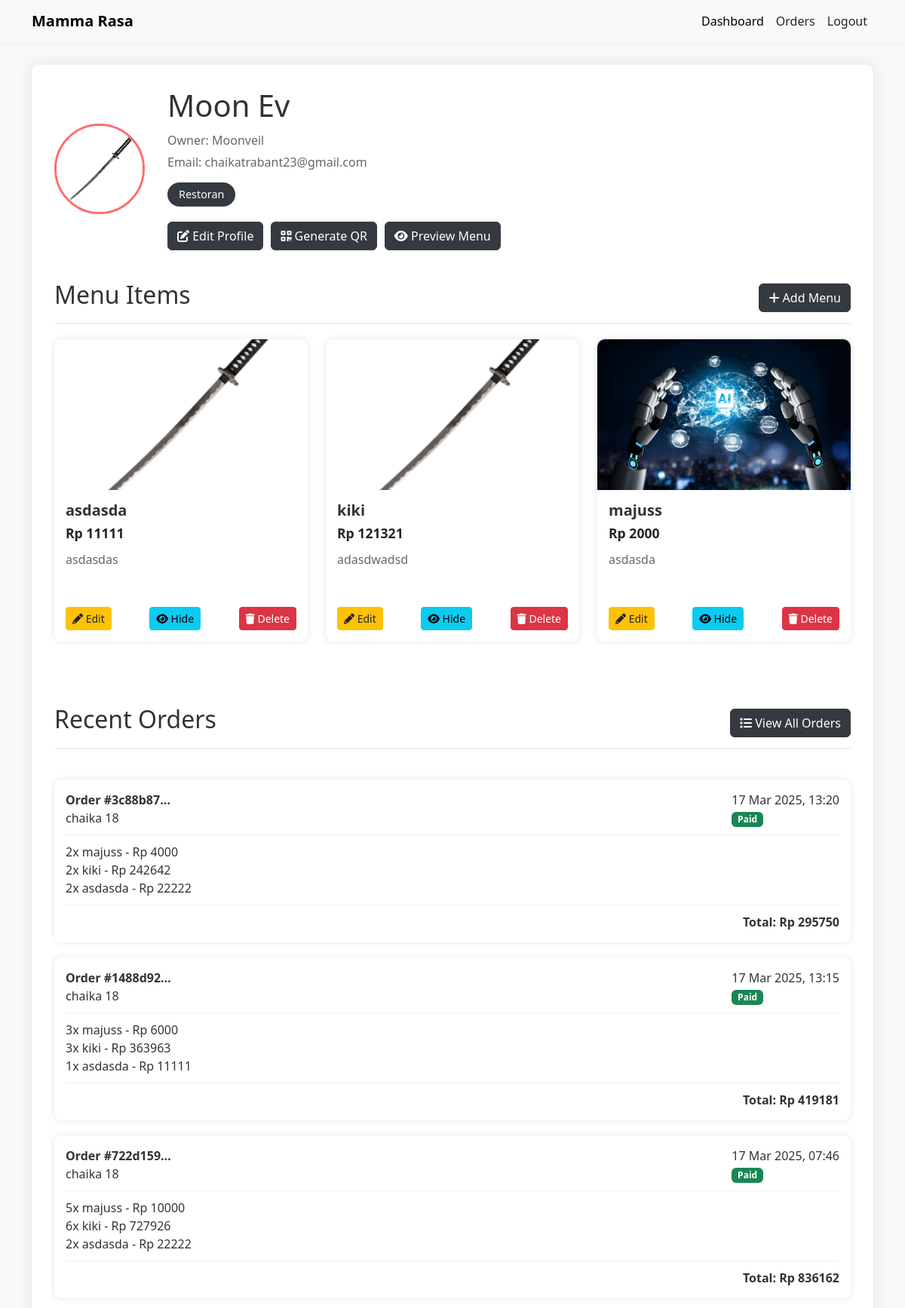
The page /restoran/ (signed in) on the database its author committed.
### restoran/models.py (models this page shows, shortened)
class Restoran(models.Model):
    id = models.UUIDField(primary_key=True, default=uuid.uuid4, editable=False)
    user = models.OneToOneField(User, on_delete=models.CASCADE, related_name='restoran')
    nama_restoran = models.CharField(max_length=255)
    gambar_restoran = models.ImageField(upload_to='restoran_images/', null=True, blank=True)
    qrcode = models.ImageField(upload_to='qrcode_images/', null=True, blank=True)
    created_at = models.DateTimeField(auto_now_add=True)
    updated_at = models.DateTimeField(auto_now=True)

class Menu(models.Model):
    id = models.UUIDField(primary_key=True, default=uuid.uuid4, editable=False)
    restoran = models.ForeignKey(Restoran, on_delete=models.CASCADE, related_name='menus')
    nama_menu = models.CharField(max_length=255)
    foto_makanan = models.ImageField(upload_to='menu_images/', null=True, blank=True)
    harga_makanan = models.IntegerField()
    keterangan_makanan = models.TextField()
    is_visible = models.BooleanField(default=True)
    created_at = models.DateTimeField(auto_now_add=True)
    updated_at = models.DateTimeField(auto_now=True)

### main/models.py (models this page shows, shortened)
class User(AbstractBaseUser, PermissionsMixin):
    ROLE_CHOICES = (
        ('buyer', 'Buyer'),
        ('restoran', 'Restoran'),
    )
    id = models.UUIDField(primary_key=True, default=uuid.uuid4, editable=False)
    email = models.EmailField(unique=True)
    name = models.CharField(max_length=255)
    profile_image = models.ImageField(upload_to='profile_images/', null=True, blank=True)
    role = models.CharField(max_length=10, choices=ROLE_CHOICES, null=True, blank=True)
    is_active = models.BooleanField(default=True)
    is_staff = models.BooleanField(default=False)
    date_joined = models.DateTimeField(default=timezone.now)
    objects = UserManager()
    USERNAME_FIELD = 'email'
    REQUIRED_FIELDS = ['name']

### buyer/models.py (models this page shows, shortened)
class Order(models.Model):
    STATUS_CHOICES = (
        (False, 'Not Paid'),
        (True, 'Paid'),
    )
    id = models.UUIDField(primary_key=True, default=uuid.uuid4, editable=False)
    buyer = models.ForeignKey(Buyer, on_delete=models.CASCADE, related_name='orders')
    restoran = models.ForeignKey(Restoran, on_delete=models.CASCADE, related_name='orders')
    status = models.BooleanField(choices=STATUS_CHOICES, default=False)
    review = models.TextField(blank=True, null=True)
    order_date = models.DateTimeField(auto_now_add=True)
    name = models.CharField(max_length=100, blank=True, null=True)
    phone = models.CharField(max_length=20, blank=True, null=True)
    address = models.TextField(blank=True, null=True)
    notes = models.TextField(blank=True, null=True)
    payment_method = models.CharField(max_length=20, choices=[
        ('cash', 'Cash'),
        ('transfer', 'Transfer'),
        ('ewallet', 'E-Wallet'),
    ], default='cash')
    @property
    def subtotal(self):
        return sum(item.menu.harga_makanan * item.quantity for item in self.items.all())
    @property
    def service_fee(self):
        return int(self.subtotal * 0.1)  # 10% service fee
    @property
    def total_price(self):
        return self.subtotal + self.service_fee

class Buyer(models.Model):
    id = models.UUIDField(primary_key=True, default=uuid.uuid4, editable=False)
    user = models.OneToOneField(User, on_delete=models.CASCADE, related_name='buyer')
    visited_restaurants = models.ManyToManyField(Restoran, related_name='visitors', blank=True)
    created_at = models.DateTimeField(auto_now_add=True)
    updated_at = models.DateTimeField(auto_now=True)

class OrderItem(models.Model):
    id = models.UUIDField(primary_key=True, default=uuid.uuid4, editable=False)
    order = models.ForeignKey(Order, on_delete=models.CASCADE, related_name='items')
    menu = models.ForeignKey(Menu, on_delete=models.CASCADE)
    quantity = models.PositiveIntegerField(default=1)
    @property
    def subtotal(self):
        return self.menu.harga_makanan * self.quantity

### restoran/views.py (the view)
# urls.py: path('', views.restoran_page, name='restoran_page'),
@login_required
def restoran_page(request):
    if request.user.role != 'restoran':
        if request.user.role == 'buyer':
            return redirect('buyer_page')
        else:
            return redirect('role_selection')
    restoran, created = Restoran.objects.get_or_create(
        user=request.user,
        defaults={
            'nama_restoran': request.user.name,
        }
    )
    if created and request.user.profile_image:
        restoran.gambar_restoran = request.user.profile_image
        restoran.save()
    menus = Menu.objects.filter(restoran=restoran).order_by('-created_at')
    orders = Order.objects.filter(restoran=restoran, status=True).order_by('-order_date')[:5]
    context = {
        'user': request.user,
        'restoran': restoran,
        'menus': menus,
        'orders': orders,
    }
    return render(request, 'restoran/restoran_page.html', context)

### restoran/templates/restoran/restoran_page.html (shortened to what this page needs)
<!DOCTYPE html>
<html lang="en">
<head>
    <link href="https://cdn.jsdelivr.net/npm/bootstrap@5.3.0-alpha1/dist/css/bootstrap.min.css" rel="stylesheet">
    <link rel="stylesheet" href="https://cdnjs.cloudflare.com/ajax/libs/font-awesome/6.0.0/css/all.min.css">
</head>
<body>
    <nav class="navbar navbar-expand-lg">
        <div class="container">
            <a class="navbar-brand" href="#">Mamma Rasa</a>
            <div class="collapse navbar-collapse" id="navbarNav">
                <ul class="navbar-nav ms-auto">
                    <li class="nav-item">
                        <a class="nav-link active" href="{% url 'restoran_page' %}">Dashboard</a>
                    </li>
                    <li class="nav-item">
                        <a class="nav-link" href="{% url 'view_orders' %}">Orders</a>
                    </li>
                    <li class="nav-item">
                        <a class="nav-link" href="{% url 'logout' %}">Logout</a>
                    </li>
                </ul>
            </div>
        </div>
    </nav>
    <div class="container">
        <div class="profile-container">
            <div class="profile-header">
                {% if restoran.gambar_restoran %}
                    <img src="{{ restoran.gambar_restoran.url }}" alt="{{ restoran.nama_restoran }}" class="profile-image">
                {% elif user.profile_image %}
                    <img src="{{ user.profile_image.url }}" alt="{{ user.name }}" class="profile-image">
                {% else %}
                    <img src="https://via.placeholder.com/120" alt="{{ restoran.nama_restoran }}" class="profile-image">
                {% endif %}
                <div class="profile-info">
                    <h1>{{ restoran.nama_restoran }}</h1>
                    <p>Owner: {{ user.name }}</p>
                    <p>Email: {{ user.email }}</p>
                    <span class="profile-role">{{ user.get_role_display }}</span>
                    <div class="action-buttons">
                        <a href="{% url 'edit_restoran_profile' %}" class="btn btn-primary">
                            <i class="fas fa-edit"></i> Edit Profile
                        </a>
                        <a href="{% url 'generate_qr' %}" class="btn btn-primary">
                            <i class="fas fa-qrcode"></i> Generate QR
                        </a>
                        <a href="{% url 'menu_view' restoran.id %}" class="btn btn-primary" target="_blank">
                            <i class="fas fa-eye"></i> Preview Menu
                        </a>
                    </div>
                </div>
            </div>
            <div class="section-title">
                <h2>Menu Items</h2>
                <a href="{% url 'add_menu' %}" class="btn btn-primary">
                    <i class="fas fa-plus"></i> Add Menu
                </a>
            </div>
            <div class="row">
                {% if menus %}
                    {% for menu in menus %}
                        <div class="col-md-4 mb-4">
                            <div class="menu-card">
                                {% if menu.foto_makanan %}
                                    <img src="{{ menu.foto_makanan.url }}" alt="{{ menu.nama_menu }}" class="menu-image">
                                {% else %}
                                    <img src="https://via.placeholder.com/300x200?text=No+Image" alt="{{ menu.nama_menu }}" class="menu-image">
                                {% endif %}
                                <div class="menu-info">
                                    <h5 class="menu-title">{{ menu.nama_menu }}</h5>
                                    <div class="menu-price">Rp {{ menu.harga_makanan }}</div>
                                    <div class="menu-description">{{ menu.keterangan_makanan }}</div>
                                    <div class="menu-actions">
                                        <a href="{% url 'edit_menu' menu.id %}" class="btn btn-warning btn-sm">
                                            <i class="fas fa-pencil-alt"></i> Edit
                                        </a>
                                        <a href="{% url 'toggle_menu_visibility' menu.id %}" class="btn btn-info btn-sm toggle-visibility" data-menu-id="{{ menu.id }}" data-visible="{{ menu.is_visible|lower }}">
                                            <i class="fas {% if menu.is_visible %}fa-eye{% else %}fa-eye-slash{% endif %}"></i> {% if menu.is_visible %}Hide{% else %}Show{% endif %}
                                        </a>
                                        <a href="{% url 'delete_menu' menu.id %}" class="btn btn-danger btn-sm">
                                            <i class="fas fa-trash"></i> Delete
                                        </a>
                                    </div>
                                </div>
                            </div>
                        </div>
                    {% endfor %}
                {% else %}
                    <div class="col-12">
                        <div class="alert alert-info">
                            You don't have any menu items yet. Click the "Add Menu" button to create your first menu item.
                        </div>
                    </div>
                {% endif %}
            </div>
            <div class="section-title">
                <h2>Recent Orders</h2>
                <a href="{% url 'view_orders' %}" class="btn btn-primary">
                    <i class="fas fa-list"></i> View All Orders
                </a>
            </div>
            <div class="orders-section">
                {% if orders %}
                    {% for order in orders %}
                        <div class="order-card">
                            <div class="order-header">
                                <div>
                                    <strong>Order #{{ order.id|truncatechars:8 }}</strong>
                                    <div>{{ order.buyer.user.name }}</div>
                                </div>
                                <div>
                                    <div>{{ order.order_date|date:"d M Y, H:i" }}</div>
                                    <div class="badge bg-success">Paid</div>
                                </div>
                            </div>
                            <div class="order-items">
                                {% for item in order.items.all %}
                                    <div>{{ item.quantity }}x {{ item.menu.nama_menu }} - Rp {{ item.subtotal }}</div>
                                {% endfor %}
                            </div>
                            <div class="order-total">
                                Total: Rp {{ order.total_price }}
                            </div>
                        </div>
                    {% endfor %}
                {% else %}
                    <div class="alert alert-info">
                        You don't have any orders yet.
                    </div>
                {% endif %}
            </div>
        </div>
    </div>
</body>
</html>

### restoran/templates/restoran/restoran_page.html (style rules this page uses)
body { font-family: 'Segoe UI', Tahoma, Geneva, Verdana, sans-serif; background-color: #f8f9fa; color: #333; }
.navbar { background-color: #f8f9fa; box-shadow: 0 2px 10px rgba(0, 0, 0, 0.05); }
.navbar-brand { color: #000; font-weight: bold; }
.navbar-nav .nav-link { color: #212529; }
.profile-container { max-width: 1200px; margin: 30px auto; padding: 30px; background-color: #fff; border-radius: 10px; box-shadow: 0 0 20px rgba(0, 0, 0, 0.1); }
.profile-header { display: flex; align-items: center; margin-bottom: 30px; }
.profile-image { width: 120px; height: 120px; border-radius: 50%; object-fit: cover; margin-right: 30px; border: 3px solid #ff6b6b; }
.profile-info h1 { color: #333; margin-bottom: 10px; }
.profile-info p { color: #666; margin-bottom: 5px; }
.profile-role { display: inline-block; background-color: #343a40; color: #fff; padding: 5px 15px; border-radius: 20px; font-size: 0.9rem; margin-top: 10px; }
.action-buttons { display: flex; gap: 10px; margin-top: 20px; }
.btn-primary { background-color: #343a40; border-color: #343a40; }
.btn-warning { background-color: #ffc107; border-color: #ffc107; color: #212529; }
.btn-danger { background-color: #dc3545; border-color: #dc3545; }
.section-title { margin-top: 40px; margin-bottom: 20px; border-bottom: 2px solid #f1f1f1; padding-bottom: 10px; display: flex; justify-content: space-between; align-items: center; }
.menu-card { border-radius: 10px; overflow: hidden; box-shadow: 0 0 10px rgba(0, 0, 0, 0.1); margin-bottom: 20px; transition: transform 0.3s; }
.menu-image { height: 200px; object-fit: cover; width: 100%; }
.menu-info { padding: 15px; }
.menu-title { font-weight: 600; margin-bottom: 5px; }
.menu-price { color: #212529; font-weight: 600; font-size: 1.1rem; margin-bottom: 10px; }
.menu-description { color: #666; margin-bottom: 15px; height: 60px; overflow: hidden; }
.menu-actions { display: flex; justify-content: space-between; }
.orders-section { margin-top: 40px; }
.order-card { border-radius: 10px; overflow: hidden; box-shadow: 0 0 10px rgba(0, 0, 0, 0.1); margin-bottom: 20px; padding: 15px; }
.order-header { display: flex; justify-content: space-between; margin-bottom: 10px; padding-bottom: 10px; border-bottom: 1px solid #eee; }
.order-items { margin-bottom: 10px; }
.order-total { font-weight: 600; text-align: right; margin-top: 10px; padding-top: 10px; border-top: 1px solid #eee; }

### rows shown on the page
Restoran: gambar_restoran (picture), nama_restoran "Moon Ev"
User: name "Moonveil", email "chaikatrabant23@gmail.com", role "Restoran"
Menu: foto_makanan (picture), nama_menu "asdasda", harga_makanan "11111", keterangan_makanan "asdasdas", is_visible True (drawn)
Menu: foto_makanan (picture), nama_menu "kiki", harga_makanan "121321", keterangan_makanan "adasdwadsd", is_visible True (drawn)
Menu: foto_makanan (picture), nama_menu "majuss", harga_makanan "2000", keterangan_makanan "asdasda", is_visible True (drawn)
Order: id "3c88b87…", buyer.user.name "chaika 18", order_date "17 Mar 2025, 13:20", total_price "295750"
OrderItem: quantity "2", menu.nama_menu "majuss", subtotal "4000"
OrderItem: quantity "2", menu.nama_menu "kiki", subtotal "242642"
OrderItem: quantity "2", menu.nama_menu "asdasda", subtotal "22222"
Order: id "1488d92…", buyer.user.name "chaika 18", order_date "17 Mar 2025, 13:15", total_price "419181"
OrderItem: quantity "3", menu.nama_menu "majuss", subtotal "6000"
OrderItem: quantity "3", menu.nama_menu "kiki", subtotal "363963"
OrderItem: quantity "1", menu.nama_menu "asdasda", subtotal "11111"
Order: id "722d159…", buyer.user.name "chaika 18", order_date "17 Mar 2025, 07:46", total_price "836162"
OrderItem: quantity "5", menu.nama_menu "majuss", subtotal "10000"
OrderItem: quantity "6", menu.nama_menu "kiki", subtotal "727926"
OrderItem: quantity "2", menu.nama_menu "asdasda", subtotal "22222"
